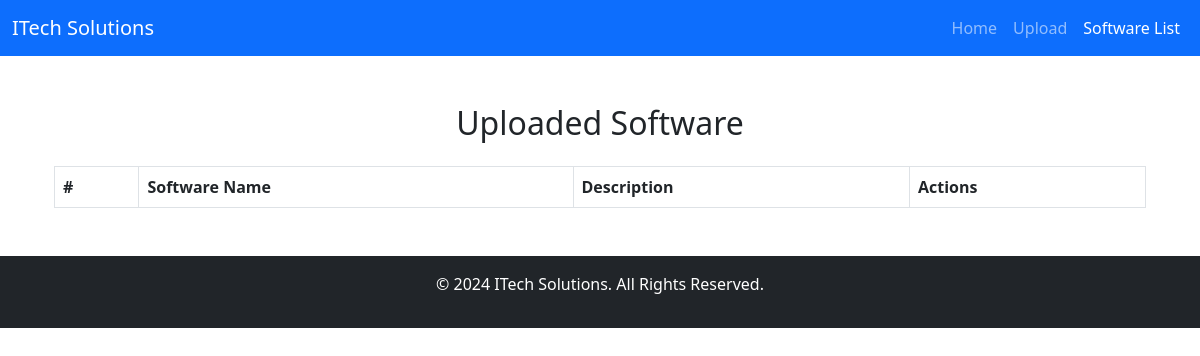
The page /software-list/ on the database as committed earlier.
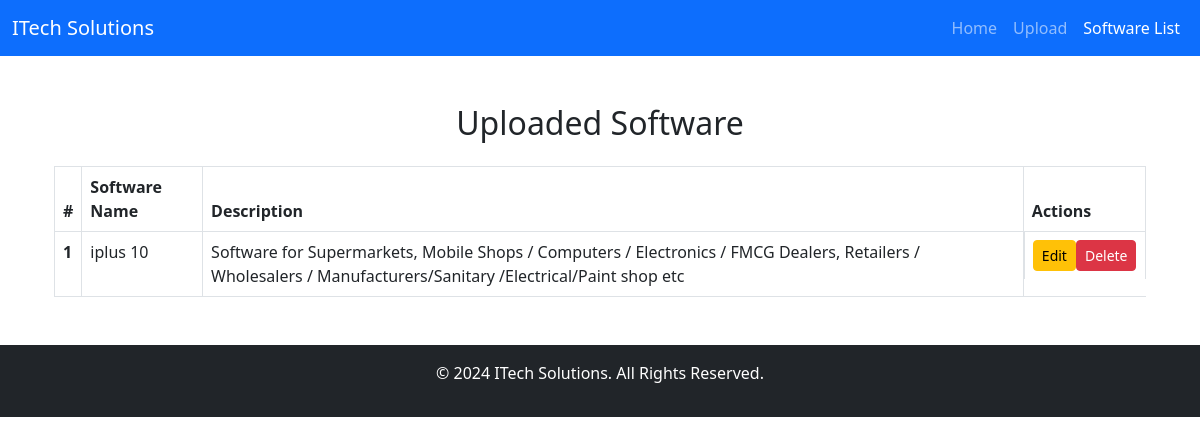
The same page on the database as committed later.
### itech_solutions/models.py (models this page shows, shortened)
class Software(models.Model):
    name = models.CharField(max_length=255)
    description = models.TextField()
    file = models.FileField(upload_to="software_files/")
    uploaded_at = models.DateTimeField(auto_now_add=True)

### itech_solutions/views.py (the view)
# urls.py: path('software-list/', views.software_list, name='software_list'),
def software_list(request):
    softwares = Software.objects.all()
    return render(request, 'list.html', {'softwares': softwares})

### itech_solutions/templates/list.html (shortened to what this page needs)
{% extends 'base.html' %}
{% block content %}
<div class="container my-5">
    <h2 class="text-center mb-4">Uploaded Software</h2>
    <table class="table table-bordered">
        <thead>
            <tr>
                <th scope="col">#</th>
                <th scope="col">Software Name</th>
                <th scope="col">Description</th>
                <th scope="col">Actions</th>
            </tr>
        </thead>
        <tbody>
            {% for software in softwares %}
            <tr>
                <th scope="row">{{ forloop.counter }}</th>
                <td>{{ software.name }}</td>
                <td>{{ software.description }}</td>
                <td class="d-flex justify-content-around">
                    <a href="{% url 'update_software' software.id %}" class="btn btn-warning btn-sm">Edit</a>
                    <a href="{% url 'delete_software' software.id %}" class="btn btn-danger btn-sm"
                       onclick="return confirm('Are you sure you want to delete this software?');">Delete</a>
                </td>
            </tr>
            {% endfor %}
        </tbody>
    </table>
</div>
{% endblock %}

Rows that differ between the two databases and show on the page:
added Software: name "iplus 10", description "Software for Supermarkets, Mobile Shops / Computers / Electronics / FMCG Dealers, Retailers / Wholesalers / Manufacturers/Sanitary /Electrical/Paint shop etc"
